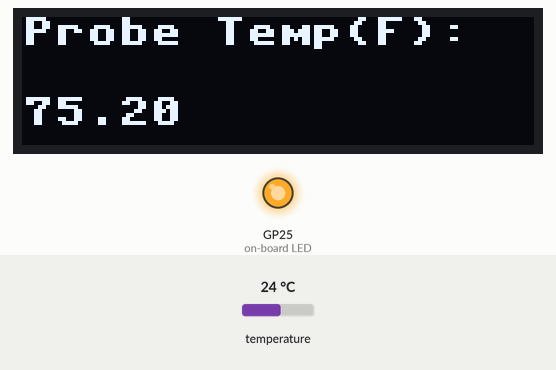
Recording of a program running on a simulated Raspberry Pi Pico running MicroPython. On the bench: 128×32 one-colour display, output pins drawn as LEDs (lit = HIGH). Inputs (shaded band) come from the test bench; at power-on: temperature 24 °C. Library files of the repository ran but are not shown: ssd1306.py.

Above: at 1.3 s.
1.4 s: temperature set to 12 °C
At 2.7 s:
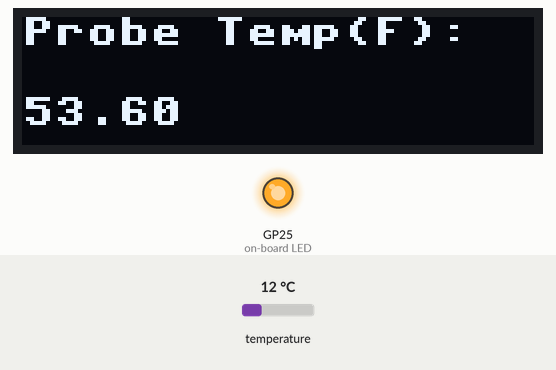
3.2 s: temperature set to 19 °C
At 4.3 s:
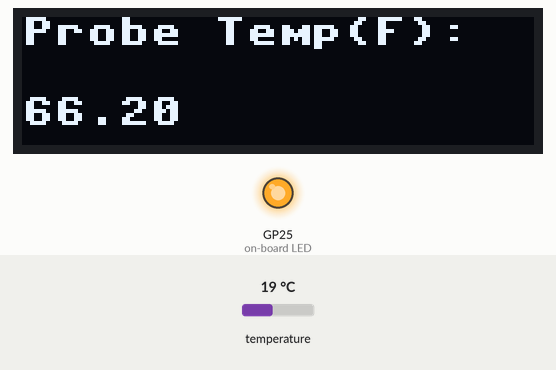
4.7 s: temperature set to 28 °C
At 5.8 s:
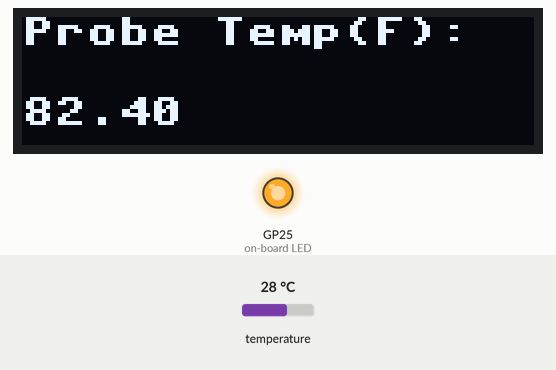
Timing chart, 0 to 7.7 s (numbered marks = the images above; inputs shaded):
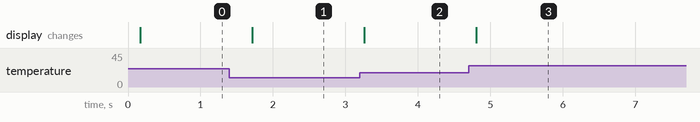

Measured:
- after the input at 1.4 s, the display: changes after 0.31 s (image 1)
- after the input at 3.2 s, the display: changes after 0.06 s (image 2)
- after the input at 4.7 s, the display: changes after 0.10 s (image 3)

The program:

main.py
```python
## Divetrainer

from machine import Pin, I2C, ADC
from time import sleep
import onewire, ds18x20 #probe sensor library
from ssd1306 import SSD1306_I2C #screen management


#probe temp sensor
ow_pin = Pin(12)
sensor = ds18x20.DS18X20(onewire.OneWire(ow_pin))

scl_p11 = Pin(11, Pin.IN)
sda_p10 = Pin(10, Pin.IN)


#I2C intialize
probe_temp_screen_i2c = I2C(1, scl=scl_p11, sda=sda_p10, freq=400000)
probe_sensor_oled = SSD1306_I2C(128, 32, probe_temp_screen_i2c, addr=0x3C)

#oled power
probe_sensor_oled.poweron()
probe_sensor_oled.contrast(0)

roms = sensor.scan()
sensor_recorded_temp = 0

#battery percentage, need to create wifi pin to allow for vsys pull on pico w
wifi_pin = Pin(25, mode=Pin.OUT, value=1)
sleep(.1)
vsys = ADC(29)
charging = Pin(24, Pin.IN)
conversion_factor = 3.3 / 65535

#charging cutoff voltage
full_battery = 4.2
#emergency discharge cutoff
empty_battery = 3.0


#TODO adjust area here for more control with buttons?
screen_change = 0
timer = 0

while (True):
	#read values on start
    sensor.convert_temp()
	voltage = vsys.read_u16() * conversion_factor * 3
	percentage = 100 * ((voltage - empty_battery) / (full_battery - empty_battery))

	if percentage > 100:
		percentage = 100

	#temperature read and display
    for rom in roms:
        temp_f = (sensor.read_temp(rom) * 1.8) + 32

        if temp_f != sensor_recorded_temp:
            probe_sensor_oled.fill(0)
            probe_sensor_oled.text('Probe Temp(F):', 0,0)
            probe_sensor_oled.text("{:.2f}".format(temp_f),0,20)
            probe_sensor_oled.show()

        sensor_recorded_temp = temp_f
		screen_change += 1
		sleep(.5)

	#Battery percentage display
	if percentage > 75:
		timer = 120
	elif percentage < 25:
		timer = 30

	if screen_change == timer:
		probe_sensor_oled.fill(0)
		probe_sensor_oled.text('Battery Level:',0,0)
		probe_sensor_oled.text(f'{"{:.1f}".format(percentage)}%',0,20)
		probe_sensor_oled.show()

		sleep(5)
		screen_change = 0
```
